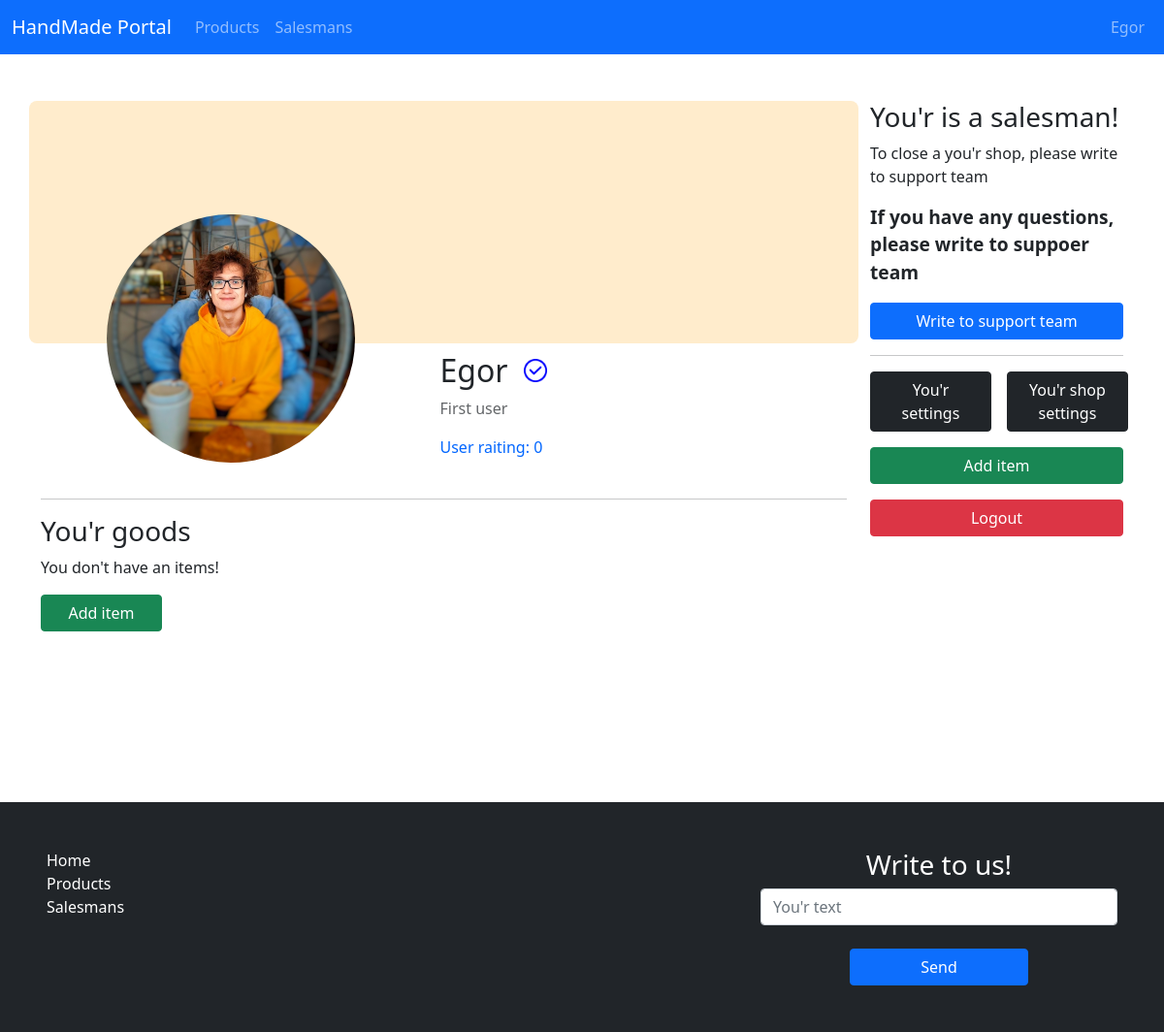
The app's page /user/1 (signed in), older data.
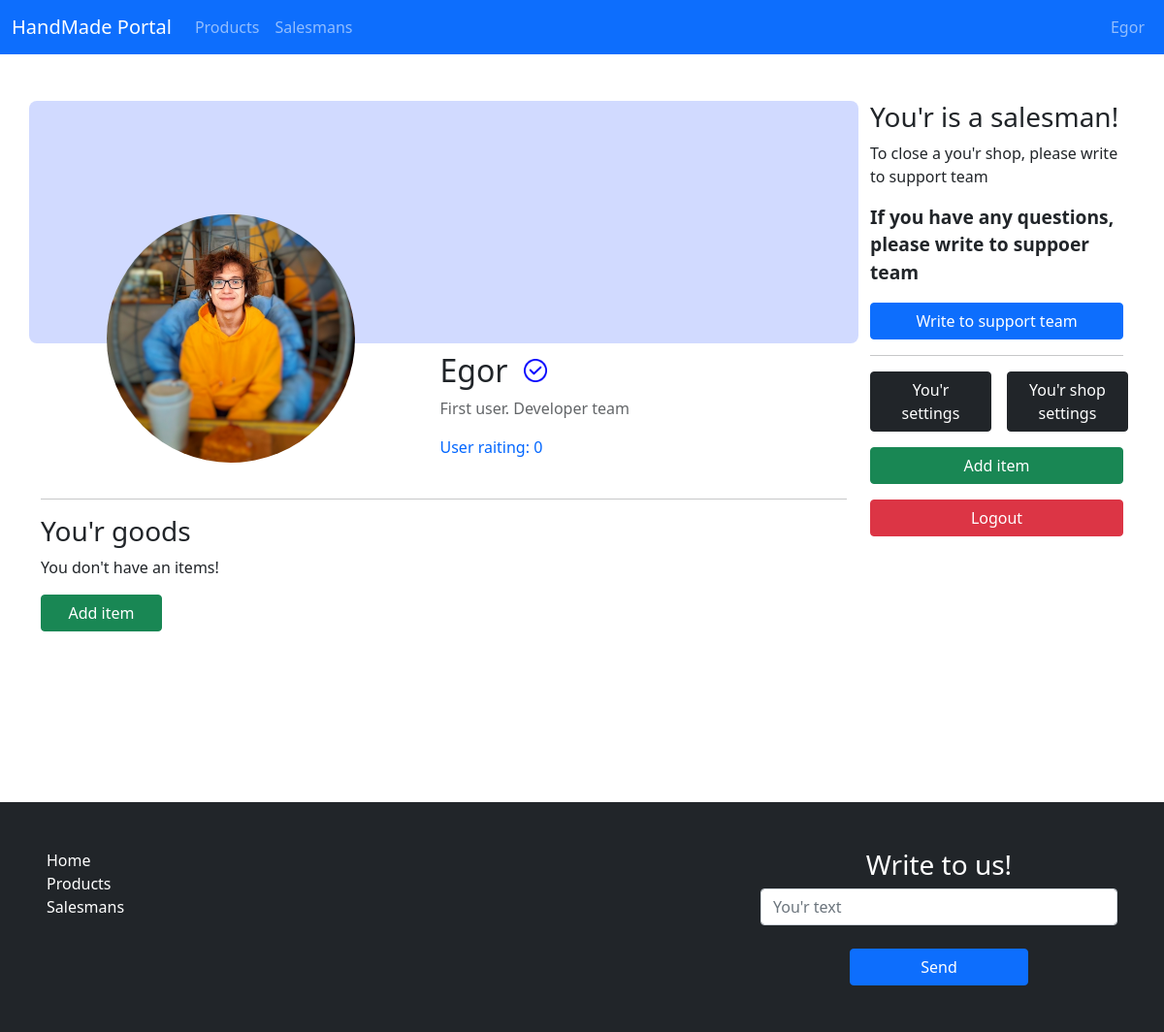
The same page, newer data.
### users/models.py (models this page shows, shortened)
class Profile(models.Model):
    user = models.OneToOneField(User, verbose_name='User', on_delete=models.CASCADE)
    user_image = models.ImageField("User avatar", blank=True)
    name = models.CharField(max_length=255, verbose_name='Name')
    status = models.CharField(max_length=255, verbose_name="Status", default="", blank=True)
    raiting = models.PositiveIntegerField(verbose_name="Rainting", default=0)
    is_salesman = models.BooleanField(default=False, verbose_name='Is Salesman')
    verification = models.BooleanField(default=False, verbose_name='Verification')
    shop_background = models.CharField(max_length=255, verbose_name="Shop background", default="#FFFFFF")
    class Meta:
        verbose_name = 'Profile'
        verbose_name_plural = 'Profiles'

### users/views.py (the view)
# urls.py: path('<int:pk>', profile, name='profile'),
def profile(request, pk):
    all_products = Product.objects.filter(salesman=pk)
    shown_products = Product.objects.filter(salesman=pk, is_publish=True)
    user = Profile.objects.get(user=pk)
    data = {
        'all_products': all_products,
        'user': user,
        'shown_products': shown_products,
    }
    if request.user.pk == pk: # you'r profile
        hidden_products = Product.objects.filter(salesman=request.user.pk, is_publish=False)
        data['hidden_products'] = hidden_products
        return render(request, 'users/my_profile.html', data)
    else:
        return render(request, 'users/profile.html', data)

### users/templates/users/my_profile.html (shortened to what the changed rows need)
{% extends 'main/base.html' %}
{% load static %}
{% block content %}
<div class="row">
    <div class="col-12 col-md-9">
    {% if user.verification %}
    <div class="d-flex align-items-center row user-header" style="background-color: {{ user.shop_background }}; border-radius: 8px; padding: 1rem;">
        {% if user.user_image %}
        <div class="user_avatar justify-content-center align-items-center col-12 col-sm-6 text-center mb-3">
            <a href="{% url 'profile_settings' %}">
                <img src="{{ user.user_image.url }}" alt="" class="user_avarar">
            </a>
        </div>
        {% endif %}
        <div class="d-flex flex-column user-info col-12 col-sm-6">
            <div class="d-flex align-items-center">
                <h2>{{ user.name }}</h2>
                <img src="{% static 'images/tick.svg' %}" alt="" class="verification-tick">
            </div>
            <p class="user status">{{ user.status }}</p>
            <p class="user raiting">User raiting: {{ user.raiting }}</p>
        </div>
    </div>
    {% endif %}
    </div>
</div>
{% endblock %}

Row changes from the older to the newer data that the page shows:
changed Profile "Egor": shop_background "#ffeccc" → "#d1daff" (drawn); status "First user" → "First user. Developer team"
